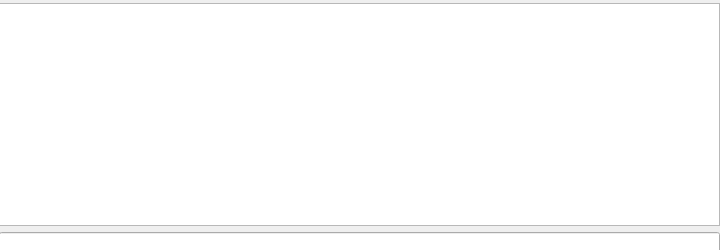
<?xml version="1.0" encoding="UTF-8"?>
<ui version="4.0">
 <class>mainwindow</class>
 <widget class="QWidget" name="mainwindow">
  <property name="windowModality">
   <enum>Qt::WindowModal</enum>
  </property>
  <property name="geometry">
   <rect>
    <x>0</x>
    <y>0</y>
    <width>720</width>
    <height>250</height>
   </rect>
  </property>
  <property name="sizePolicy">
   <sizepolicy hsizetype="Preferred" vsizetype="Preferred">
    <horstretch>0</horstretch>
    <verstretch>0</verstretch>
   </sizepolicy>
  </property>
  <property name="windowTitle">
   <string>mainwindow</string>
  </property>
  <widget class="QWidget" name="gridLayoutWidget">
   <property name="geometry">
    <rect>
     <x>-1</x>
     <y>3</y>
     <width>721</width>
     <height>251</height>
    </rect>
   </property>
   <layout class="QGridLayout" name="gridLayout">
    <item row="1" column="0">
     <widget class="QLineEdit" name="lineEdit"/>
    </item>
    <item row="0" column="0">
     <widget class="QListView" name="listView"/>
    </item>
   </layout>
  </widget>
 </widget>
 <resources/>
 <connections/>
</ui>
